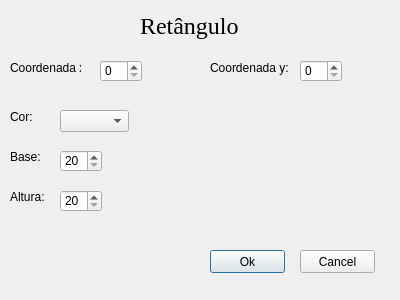
<?xml version="1.0" encoding="UTF-8"?>
<ui version="4.0">
 <class>InserirRetangulo</class>
 <widget class="QDialog" name="InserirRetangulo">
  <property name="geometry">
   <rect>
    <x>0</x>
    <y>0</y>
    <width>400</width>
    <height>300</height>
   </rect>
  </property>
  <property name="windowTitle">
   <string>Inserir Retângulo</string>
  </property>
  <widget class="QLabel" name="Retangulo">
   <property name="geometry">
    <rect>
     <x>140</x>
     <y>10</y>
     <width>131</width>
     <height>31</height>
    </rect>
   </property>
   <property name="font">
    <font>
     <family>Times New Roman</family>
     <pointsize>18</pointsize>
    </font>
   </property>
   <property name="text">
    <string>Retângulo</string>
   </property>
  </widget>
  <widget class="QLabel" name="Coordenada_x">
   <property name="geometry">
    <rect>
     <x>10</x>
     <y>60</y>
     <width>71</width>
     <height>16</height>
    </rect>
   </property>
   <property name="text">
    <string>Coordenada x:</string>
   </property>
  </widget>
  <widget class="QLabel" name="Coordenada_y">
   <property name="geometry">
    <rect>
     <x>210</x>
     <y>60</y>
     <width>91</width>
     <height>16</height>
    </rect>
   </property>
   <property name="text">
    <string>Coordenada y:</string>
   </property>
  </widget>
  <widget class="QLabel" name="Cor">
   <property name="geometry">
    <rect>
     <x>10</x>
     <y>110</y>
     <width>47</width>
     <height>13</height>
    </rect>
   </property>
   <property name="text">
    <string>Cor:</string>
   </property>
  </widget>
  <widget class="QLabel" name="Base">
   <property name="geometry">
    <rect>
     <x>10</x>
     <y>150</y>
     <width>47</width>
     <height>13</height>
    </rect>
   </property>
   <property name="text">
    <string>Base:</string>
   </property>
  </widget>
  <widget class="QLabel" name="Altura">
   <property name="geometry">
    <rect>
     <x>10</x>
     <y>190</y>
     <width>47</width>
     <height>13</height>
    </rect>
   </property>
   <property name="text">
    <string>Altura:</string>
   </property>
  </widget>
  <widget class="QPushButton" name="Ok">
   <property name="geometry">
    <rect>
     <x>210</x>
     <y>250</y>
     <width>75</width>
     <height>23</height>
    </rect>
   </property>
   <property name="text">
    <string>Ok</string>
   </property>
  </widget>
  <widget class="QPushButton" name="Cancel">
   <property name="geometry">
    <rect>
     <x>300</x>
     <y>250</y>
     <width>75</width>
     <height>23</height>
    </rect>
   </property>
   <property name="text">
    <string>Cancel</string>
   </property>
  </widget>
  <widget class="QSpinBox" name="spinBox_x">
   <property name="geometry">
    <rect>
     <x>100</x>
     <y>60</y>
     <width>42</width>
     <height>22</height>
    </rect>
   </property>
  </widget>
  <widget class="QSpinBox" name="spinBox_y">
   <property name="geometry">
    <rect>
     <x>300</x>
     <y>60</y>
     <width>42</width>
     <height>22</height>
    </rect>
   </property>
  </widget>
  <widget class="QSpinBox" name="spinBox_base">
   <property name="geometry">
    <rect>
     <x>60</x>
     <y>150</y>
     <width>42</width>
     <height>22</height>
    </rect>
   </property>
   <property name="minimum">
    <number>20</number>
   </property>
  </widget>
  <widget class="QSpinBox" name="spinBox_altura">
   <property name="geometry">
    <rect>
     <x>60</x>
     <y>190</y>
     <width>42</width>
     <height>22</height>
    </rect>
   </property>
   <property name="minimum">
    <number>20</number>
   </property>
  </widget>
  <widget class="QComboBox" name="comboBox_cor">
   <property name="geometry">
    <rect>
     <x>60</x>
     <y>110</y>
     <width>69</width>
     <height>22</height>
    </rect>
   </property>
  </widget>
 </widget>
 <resources/>
 <connections/>
</ui>
